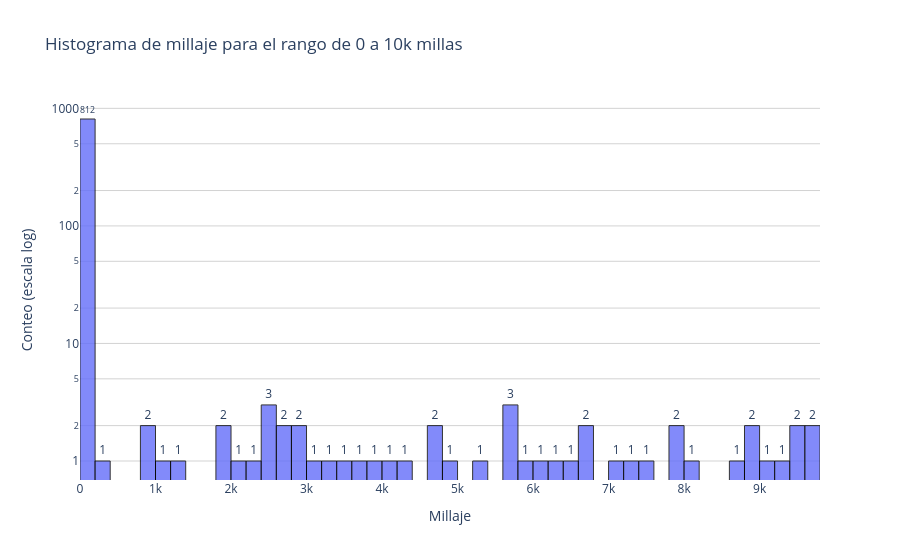

The cell this chart's notebook holds for it:
### Markdown cell above
**Lo que se muestra en la gráfica:**

En el rango de 0 a 10k millas se concentra la mayoría de autos, llegando hasta 863. A partir de ahí no se observan grupos relevantes de autos que tengan determinado número de millas. Este dato puede tomarse como un valor atípico.

### Rango de 0 a 10k millas
Conviene desglosar el rango de 0 a 10k millas:

### Code cell
mileage_filtrado=df[df['mileage']<=10000]
fig=px.histogram(
    data_frame=mileage_filtrado,
    x='mileage',
    log_y=True,
    opacity=0.8,
    nbins=50,
    title='Histograma de millaje para el rango de 0 a 10k millas'
)
fig.update_traces(
    marker_line_color='black', 
    marker_line_width=1,
    texttemplate='%{y}',
    textposition='outside'
    )
fig.update_layout(
    plot_bgcolor='white',
    xaxis=dict(
        title='Millaje'
    ),
    yaxis=dict(
        title='Conteo (escala log)',
        gridcolor='lightgrey'
    )
)
fig.show()

### Figure 1 — Plotly figure (JSON) as saved in the notebook; plotly's stock layout.template omitted (floating-point values rounded to 4 significant figures; data arrays with more than 128 entries replaced by an {"elided": "..."} marker saying what was removed)
{"data": [{"bingroup": "x", "hovertemplate": "mileage=%{x}<br>count=%{y}<extra></extra>", "legendgroup": "", "marker": {"color": "#636efa", "line": {"color": "black", "width": 1}, "opacity": 0.8, "pattern": {"shape": ""}}, "name": "", "nbinsx": 50, "orientation": "v", "showlegend": false, "textposition": "outside", "texttemplate": "%{y}", "type": "histogram", "x": {"elided": "863 int values"}, "xaxis": "x", "yaxis": "y"}], "layout": {"barmode": "relative", "legend": {"tracegroupgap": 0}, "plot_bgcolor": "white", "title": {"text": "Histograma de millaje para el rango de 0 a 10k millas"}, "xaxis": {"anchor": "y", "domain": [0, 1], "title": {"text": "Millaje"}}, "yaxis": {"anchor": "x", "domain": [0, 1], "gridcolor": "lightgrey", "title": {"text": "Conteo (escala log)"}, "type": "log"}}}
